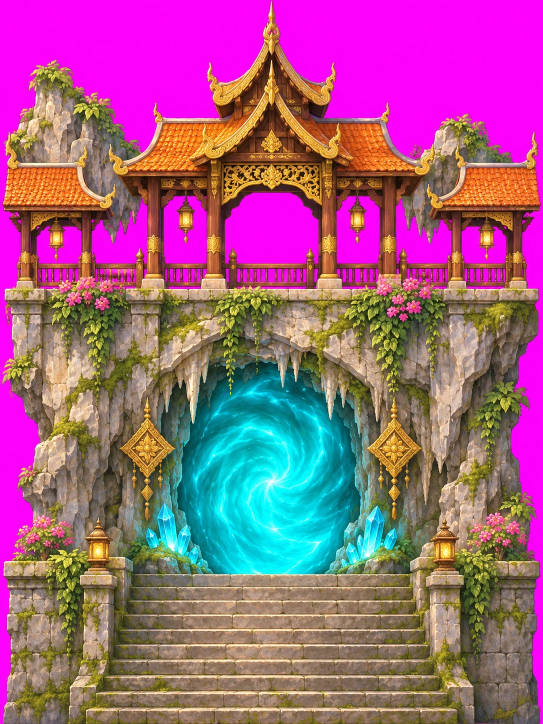
#> input picture tools/town-kit/source/cavegate.webp, 1086 x 1448 px (shown at 1/2 size)
$ python -i pixel_snap.py   (imports and definitions only)
#> lines starting #> are read from the running program, lines starting #| are printed output that depends on the picture
#> further down, picture is the input picture: PIL image 1086x1448 RGB; mean R, G, B 158.9, 94.1, 131
"""Snap AI-drawn "pixel style" art to a true pixel grid.

Generated pixel art comes at high resolution: each art pixel is a block of
roughly p x p screen pixels, slightly off-grid and soft at the edges. This
finds p and the grid phase from the image's edge profile, then scales the art
down so one output pixel is one art pixel, with the magenta backdrop keyed
out, alpha made binary and the colours reduced.

  from pixel_snap import grid, snap
  p, ox, oy = grid(im)
  small = snap(im, p, ox, oy, colours=32)

Only Pillow is required.
"""
from __future__ import annotations

import cmath
import math

from PIL import Image, ImageChops


def is_key(p):
    r, g, b = p[0], p[1], p[2]
    return r > 150 and b > 150 and g < 0.55 * min(r, b)


def _profile(im: Image.Image, axis: int):
#> called with axis = 0
    g = im.convert("L")
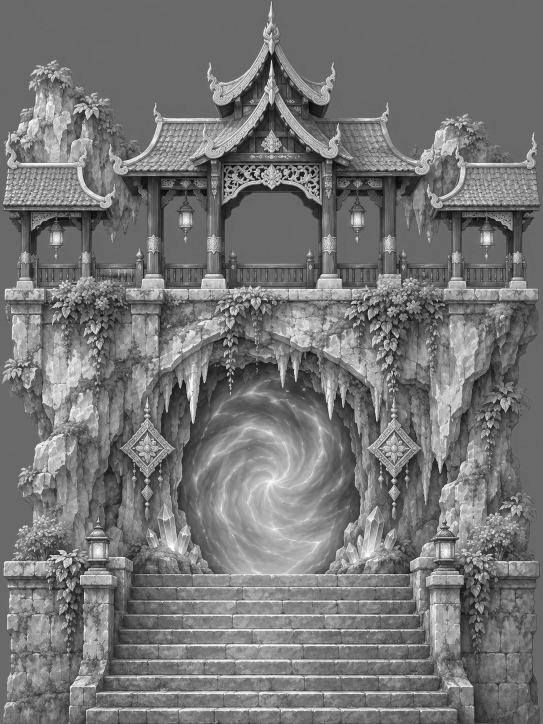
#> g: PIL image 1086x1448 L (shown at 1/2 size); min 3, max 255, mean 117.7
    W, H = g.size
#> W = 1086; H = 1448
    if axis == 0:
        d = ImageChops.difference(g.crop((1, 0, W, H)), g.crop((0, 0, W - 1, H)))
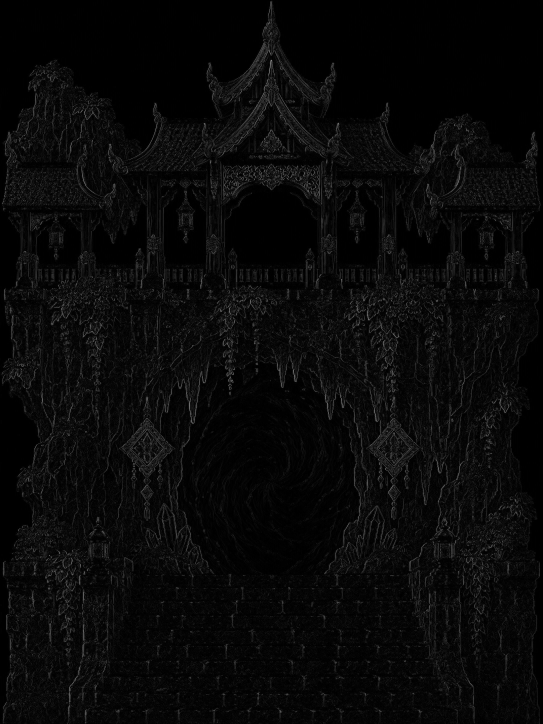
#> d: PIL image 1085x1448 L (shown at 1/2 size); min 0, max 187, mean 8.9
        p = list(d.resize((W - 1, 1), Image.BOX).getdata())
#> p = 1085 values, max 17 at index 919, min 0 at index 0, mean 8.89
    else:
        d = ImageChops.difference(g.crop((0, 1, W, H)), g.crop((0, 0, W, H - 1)))
        p = list(d.resize((1, H - 1), Image.BOX).getdata())
    k, n = 15, len(p)
#> k = 15; n = 1085
    pre = [0.0]
    for v in p:
        pre.append(pre[-1] + v)
#> this loop made 1085 passes
#> v on passes 2 to 4: 0, 0, 0
#> after the loop, pre = 1086 values from 0 to 9651
    out = []
    for i, v in enumerate(p):
        a, b = max(0, i - k), min(n, i + k + 1)
        out.append(v - (pre[b] - pre[a]) / (b - a))
#> this loop made 1085 passes
#> (v, a) on passes 1 to 3: (0, 0), (0, 0), (0, 0)
#> after the loop, out = 1085 values, max 6.68 at index 919, min -3.53 at index 3, mean -0.0133
    return out


def _spectrum(prof, p):
    return sum(v * cmath.exp(2j * math.pi * i / p) for i, v in enumerate(prof))


def grid(im: Image.Image, lo=3.0, hi=16.0, hint=None):
    """(p, ox, oy): art pixel size and the offset of the first cell edge.

    hint: roughly known pixel size (skips the search, refines around it)."""
    profs = [_profile(im, 0), _profile(im, 1)]
#> call 2 of _profile, with axis = 1
#> in _profile (call 2), `d = ImageChops.difference(g.crop((0, 1, W, H)), g.crop((0, 0, W, H - 1..`:
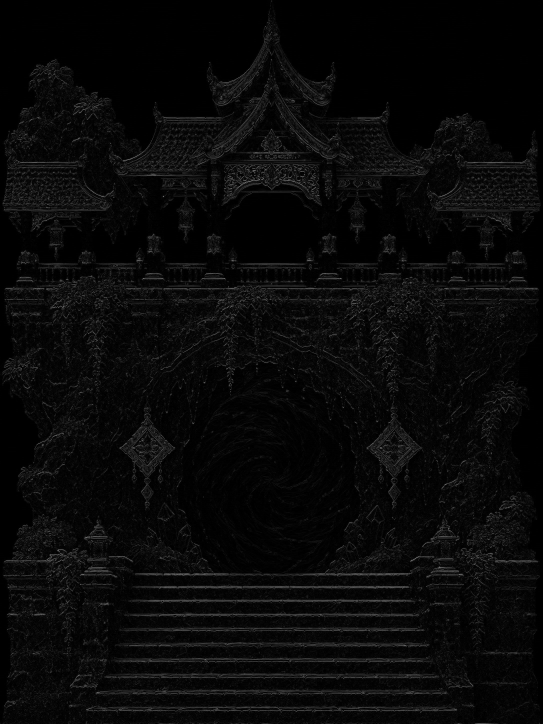
#> d: PIL image 1086x1447 L (shown at 1/2 size); min 0, max 170, mean 8.8
#> in _profile (call 2), `p = list(d.resize((1, H - 1), Image.BOX).getdata())`: p = 1447 values, max 59 at index 1228, min 0 at index 0, mean 8.83
#> in _profile (call 2), `k, n = 15, len(p)`: n = 1447
#> the loop in _profile (call 2), `for v in p:` made 1447 passes
#> after the loop in _profile (call 2), `for v in p:`: pre = 1448 values from 0 to 12780
#> the loop in _profile (call 2), `for i, v in enumerate(p):` made 1447 passes
#> after the loop in _profile (call 2), `for i, v in enumerate(p):`: out = 1447 values, max 47.32 at index 1228, min -11.26 at index 1161, mean 0.0014

    def power(p):
        return sum(abs(_spectrum(pr, p)) for pr in profs)

    if hint:
        best = max((hint + 0.01 * j for j in range(-30, 31)), key=power)
        fine = [best + 0.002 * j for j in range(-10, 11)]
        p = max(fine, key=power)
        off = [(cmath.phase(_spectrum(pr, p)) / (2 * math.pi) * p + 0.5 + 1) % p for pr in profs]
        return p, off[0], off[1]
    steps = [lo + 0.05 * j for j in range(int((hi - lo) / 0.05) + 1)]
    best = max(steps, key=power)
#> best = 15.8
    # A peak at p also shows at 2p (every other edge): prefer the finer grid
    # when it is nearly as strong.
    half = best / 2
#> half = 7.9
    if half >= lo and power(half) > 0.6 * power(best):
        best = half
    fine = [best + 0.002 * j for j in range(-40, 41)]
#> fine = 81 values from 15.72 to 15.88
    p = max(fine, key=power)
#> p = 15.82
    # Edge profile index i is the step between pixels i and i + 1.
    off = [(cmath.phase(_spectrum(pr, p)) / (2 * math.pi) * p + 0.5 + 1) % p for pr in profs]
#> off = [10.49, 10.14]
    return p, off[0], off[1]


def keyed(im: Image.Image) -> Image.Image:
    rgba = im.convert("RGBA")
    px = rgba.load()
    for y in range(rgba.height):
        for x in range(rgba.width):
            if is_key(px[x, y]):
                px[x, y] = (0, 0, 0, 0)
    return rgba


def snap(im: Image.Image, p: float, ox: float = 0.0, oy: float = 0.0, alpha_cut=110) -> Image.Image:
    """True-pixel RGBA of `im` (keyed off magenta unless it already has alpha)."""
    rgba = im if im.mode == "RGBA" else keyed(im)
    W, H = rgba.size
    cols, rows = int((W - ox) // p), int((H - oy) // p)
    box = (ox, oy, ox + cols * p, oy + rows * p)
    small = rgba.convert("RGBa").resize((cols, rows), Image.Resampling.BOX, box=box).convert("RGBA")
    a = small.getchannel("A").point(lambda v: 255 if v >= alpha_cut else 0)
    small.putalpha(a)
    return small


def quantize(frames, colours=32):
    """One shared palette for a list of RGBA images (opaque pixels only)."""
    opaque = [px[:3] for f in frames for px in f.getdata() if px[3]]
    if not opaque:
        return frames
    side = math.ceil(math.sqrt(len(opaque)))
    sample = Image.new("RGB", (side, side))
    sample.putdata(opaque + [opaque[-1]] * (side * side - len(opaque)))
    pal = sample.quantize(colors=colours, method=Image.Quantize.MEDIANCUT, dither=Image.Dither.NONE)
    out = []
    for f in frames:
        q = f.convert("RGB").quantize(palette=pal, dither=Image.Dither.NONE).convert("RGBA")
        q.putalpha(f.getchannel("A"))
        out.append(q)
    return out


def upscale(im: Image.Image, n: int) -> Image.Image:
    return im if n == 1 else im.resize((im.width * n, im.height * n), Image.NEAREST)

>>> from PIL import Image
>>> picture = Image.open('../town-kit/source/cavegate.webp')
>>> result = grid(picture)
#> result = (15.82, 10.49, 10.14)

$ run again, on tools/town-kit/source/hills.webp
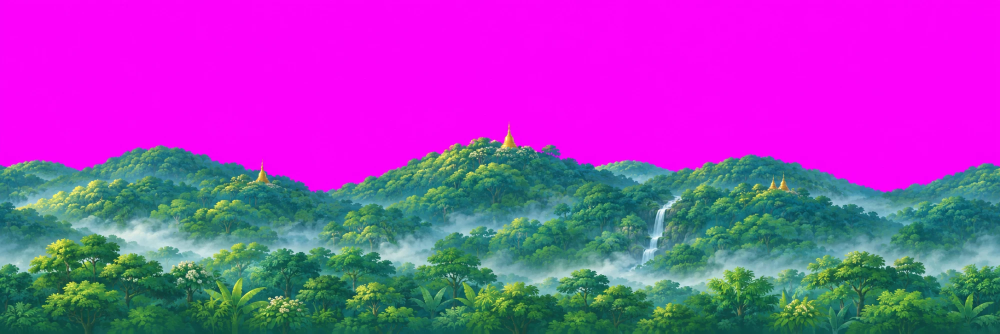
#> input picture tools/town-kit/source/hills.webp, 2000 x 667 px (shown at 1/2 size)
#> picture is the input picture: PIL image 2000x667 RGB; mean R, G, B 156.3, 67.8, 179.3
#> in _profile, `g = im.convert("L")`:
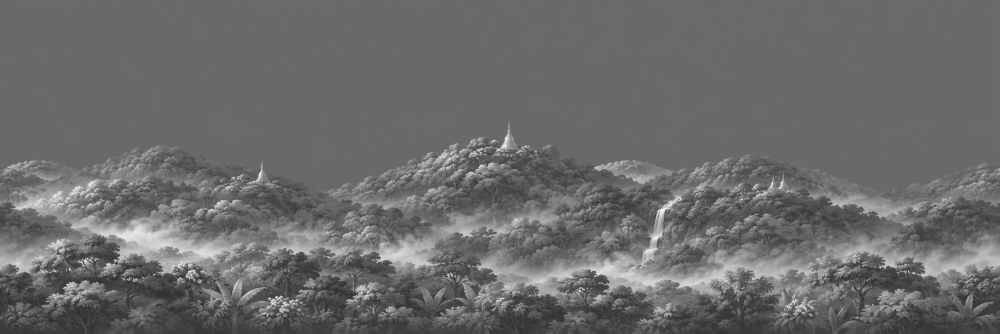
#> g: PIL image 2000x667 L (shown at 1/2 size); min 38, max 252, mean 106.9
#> in _profile, `d = ImageChops.difference(g.crop((1, 0, W, H)), g.crop((0, 0, W - 1, H..`:
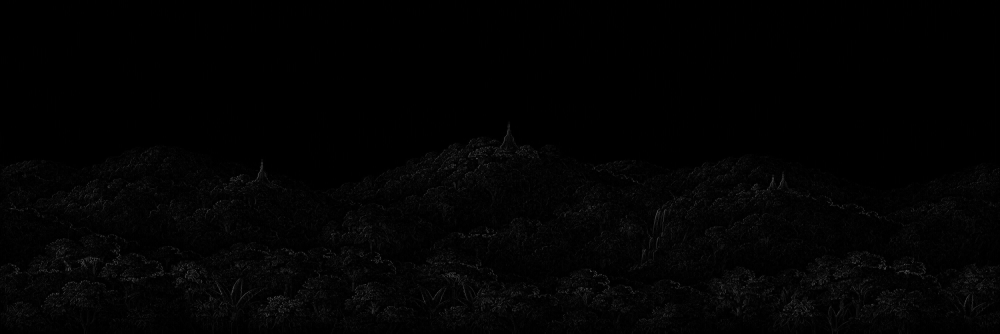
#> d: PIL image 1999x667 L (shown at 1/2 size); min 0, max 112, mean 2.7
#> in _profile, `p = list(d.resize((W - 1, 1), Image.BOX).getdata())`: p = 1999 values, max 6 at index 907, min 1 at index 0, mean 2.71
#> k = 15; n = 1999
#> the loop in _profile, `for v in p:` made 1999 passes
#> v on passes 4 to 6: 2, 1, 2
#> after the loop in _profile, `for v in p:`: pre = 2000 values from 0 to 5425
#> the loop in _profile, `for i, v in enumerate(p):` made 1999 passes
#> (v, a) on passes 1 to 3: (1, 0), (1, 0), (2, 0)
#> after the loop in _profile, `for i, v in enumerate(p):`: out = 1999 values, max 2 at index 1307, min -1.26 at index 154, mean -0.000976
#> the loop in _profile (call 2), `for i, v in enumerate(p):` made 666 passes
#> a on passes 1 to 3: 0, 0, 0
#> best = 4
#> half = 2
#> fine = 81 values from 3.92 to 4.08
#> in grid, `p = max(fine, key=power)`: p = 4
#> off = [0.563, 0.529]
#> result = (4, 0.563, 0.529)
